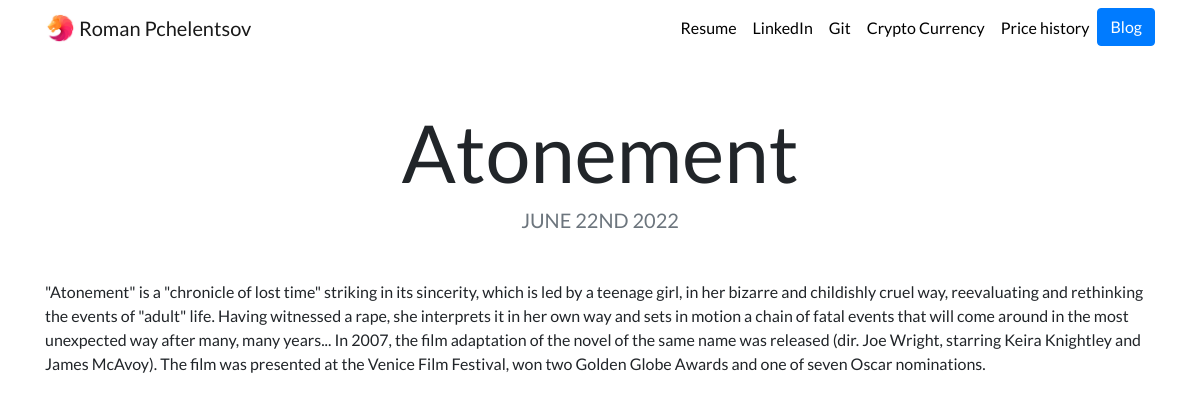
Page /blog/1/ on the committed database.
### blog/models.py (models this page shows, shortened)
class Article(models.Model):
    title = models.CharField(max_length=80)
    data = models.DateField()
    description = models.TextField()

### blog/views.py (the view)
# urls.py: path('<int:blog_id>/', views.detail, name='detail'),
def detail(request, blog_id):
    blog = get_object_or_404(Article, pk=blog_id)
    return render(request, 'blog/detail.html', {'blog':blog})

### blog/templates/blog/detail.html
{% extends "portfolio/base.html" %}
{% load static %}
{% block content %}
<h1 class="text-center mt-5" id="blogdetailtitle">{{ blog.title }}</h1>
<h5 class="text-center text-muted mb-5">{{ blog.data|date:'F jS Y'|upper }}</h5>
{{ blog.description|safe }}
{% endblock %}

### portfolio/static/portfolio/custom.css (style rules this page uses)
body { font-family: 'Lato', sans-serif; }
@media (min-width: 992px) { #blogdetailtitle { font-size: 5rem; } }

### rows in the picture
Article: title "Atonement", data "JUNE 22ND 2022", description "\"Atonement\" is a \"chronicle of lost time\" striking in its sincerity, which is led by a teenage girl, in her bizarre and childishly cruel way, reevaluating and rethinking the events of \"adult\" life. Having witnessed a rape, she interprets it in her own way and sets in motion a chain of fatal events that will come around in the most unexpected way after many, many years... In 2007, the film adaptation of the novel of the same name was released (dir. Joe Wright, starring Keira Knightley and James McAvoy). The film was presented at the Venice Film Festival, won two Golden Globe Awards and one of seven Oscar nominations."
